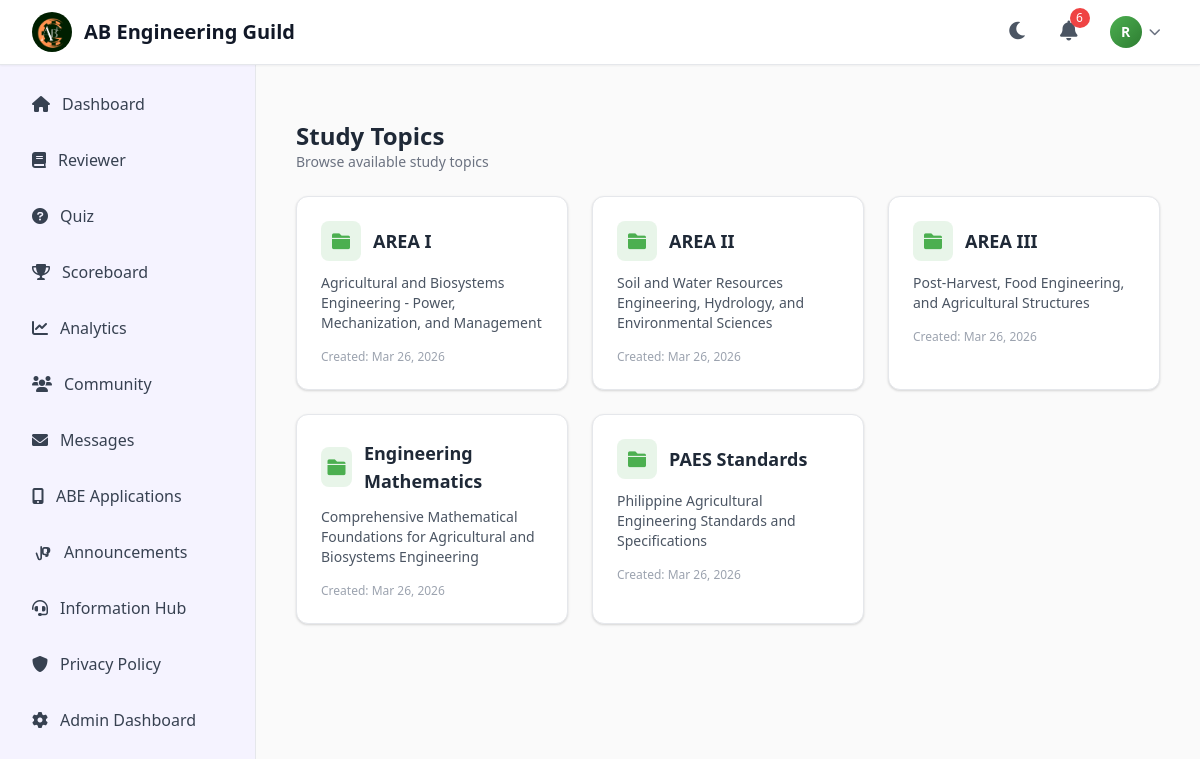
The page /admin/topics (signed in) on the database its author committed.
### app/models.py (models this page shows, shortened)
class User(UserMixin, db.Model):
    __tablename__ = 'user'
    id = db.Column(db.Integer, primary_key=True)
    name = db.Column(db.String(100), nullable=False)
    email = db.Column(db.String(120), unique=True, nullable=False)
    password_hash = db.Column(db.String(128))
    reset_token = db.Column(db.String(100), nullable=True, unique=True)
    reset_token_expiry = db.Column(db.DateTime, nullable=True)
    recovery_key_hash = db.Column(db.String(128), nullable=True)
    profile_picture = db.Column(db.String(255), nullable=True, default='default_profile.png')
    cover_photo = db.Column(db.String(255), nullable=True, default='default_cover.jpg')
    bio = db.Column(db.Text, nullable=True)
    location = db.Column(db.String(100), nullable=True)
    website = db.Column(db.String(200), nullable=True)
    created_at = db.Column(db.DateTime, default=datetime.utcnow)
    is_admin = db.Column(db.Boolean, default=False)
    last_seen = db.Column(db.DateTime, default=datetime.utcnow)
    notification_preferences = db.Column(db.Text, default='{}')
    email_notifications = db.Column(db.Boolean, default=True)
    push_notifications = db.Column(db.Boolean, default=True)
    friends = db.relationship('Friendship',
                            foreign_keys='Friendship.user_id',
                            backref='user', lazy=True)
    friend_of = db.relationship('Friendship',
                              foreign_keys='Friendship.friend_id',
                              backref='friend', lazy=True)
    sent_messages = db.relationship('Message',
                                  foreign_keys='Message.sender_id',
                                  backref='sender', lazy=True)
    received_messages = db.relationship('Message',
                                      foreign_keys='Message.receiver_id',
                                      backref='receiver', lazy=True)
    sent_friend_requests = db.relationship('FriendRequest',
                                         foreign_keys='FriendRequest.sender_id',
                                         backref='sender', lazy=True)
    received_friend_requests = db.relationship('FriendRequest',
                                             foreign_keys='FriendRequest.receiver_id',
                                             backref='receiver', lazy=True)
    study_plans = db.relationship('StudyPlan', backref='user', lazy=True)
    learning_goals = db.relationship('LearningGoal', backref='user', lazy=True)
    posts = db.relationship('Post', backref='author', lazy=True, foreign_keys='Post.user_id')
    comments = db.relationship('Comment', backref='author', lazy=True, foreign_keys='Comment.user_id')
    post_likes = db.relationship('PostLike', backref='user', lazy=True, foreign_keys='PostLike.user_id')
    comment_likes = db.relationship('CommentLike', backref='user', lazy=True, foreign_keys='CommentLike.user_id')
    post_shares = db.relationship('PostShare', backref='user', lazy=True, foreign_keys='PostShare.user_id')
    conversations_as_user1 = db.relationship('Conversation',
                                           foreign_keys='Conversation.user1_id',
                                           backref='user1', lazy=True)
    conversations_as_user2 = db.relationship('Conversation',
                                           foreign_keys='Conversation.user2_id',
                                           backref='user2', lazy=True)
    group_memberships = db.relationship('GroupMember', backref='user', lazy=True)
    def get_unread_notifications_count(self):
        return Notification.query.filter_by(user_id=self.id, is_read=False).count()
    def get_recent_notifications(self, limit=5):
        return Notification.query.filter_by(user_id=self.id).order_by(
            Notification.created_at.desc()
        ).limit(limit).all()

class Topic(db.Model):
    __tablename__ = 'topic'
    id = db.Column(db.Integer, primary_key=True)
    name = db.Column(db.String(100), nullable=False)
    description = db.Column(db.Text)
    icon = db.Column(db.String(50), default='fas fa-folder')
    color = db.Column(db.String(7), default='#4CAF50')
    created_at = db.Column(db.DateTime, default=datetime.utcnow)
    questions = db.relationship('Question', backref='topic', lazy=True)
    materials = db.relationship('StudyMaterial', backref='topic', lazy=True)
    quiz_results = db.relationship('QuizResult', backref='topic', lazy=True)
    posts = db.relationship('Post', backref='topic', lazy=True)

### app/admin/routes.py (the view)
@admin_bp.route('/topics')
@login_required
def manage_topics():
    if not current_user.is_admin:
        flash('Access denied', 'danger')
        return redirect(url_for('main.dashboard'))
    topics = Topic.query.order_by(Topic.id.asc()).all()
    return render_template('admin/manage_topics.html',
                         topics=topics,
                         title='Manage Topics')

### app/models.py (called while the page is built)
@login_manager.user_loader
def load_user(user_id):
    return User.query.get(int(user_id))

    def get_time_ago(self):
        now = datetime.utcnow()
        diff = now - self.created_at
        if diff.days > 0:
            return f"{diff.days}d ago"
        elif diff.seconds > 3600:
            return f"{diff.seconds // 3600}h ago"
        elif diff.seconds > 60:
            return f"{diff.seconds // 60}m ago"
        else:
            return "Just now"

### app/templates/admin/manage_topics.html (shortened to what this page needs)
{% extends "base.html" %}
{% block content %}
<div class="container mx-auto px-4 py-8">
    <div class="flex justify-between items-center mb-6">
        <div>
            <h1 class="text-2xl font-bold text-gray-800">Study Topics</h1>
            <p class="text-gray-500 text-sm">Browse available study topics</p>
        </div>
    </div>
    <div class="grid grid-cols-1 md:grid-cols-2 lg:grid-cols-3 gap-6">
        {% for topic in topics|sort(attribute='id') %}
        <div class="bg-white rounded-xl shadow border overflow-hidden hover:shadow-lg transition-shadow">
            <div class="p-6">
                <div class="flex items-start justify-between mb-3">
                    <div class="flex items-center gap-3">
                        <div class="w-10 h-10 rounded-lg flex items-center justify-center" style="background-color: {{ topic.color }}20">
                            <i class="{{ topic.icon }} text-lg" style="color: {{ topic.color }}"></i>
                        </div>
                        <h3 class="font-bold text-lg text-gray-800">{{ topic.name }}</h3>
                    </div>
                </div>
                {% if topic.name == "AREA I" %}
                <p class="text-gray-600 text-sm mb-4">Agricultural and Biosystems Engineering - Power, Mechanization, and Management</p>
                {% elif topic.name == "AREA II" %}
                <p class="text-gray-600 text-sm mb-4">Soil and Water Resources Engineering, Hydrology, and Environmental Sciences</p>
                {% elif topic.name == "AREA III" %}
                <p class="text-gray-600 text-sm mb-4">Post-Harvest, Food Engineering, and Agricultural Structures</p>
                {% elif topic.name == "Engineering Mathematics" %}
                <p class="text-gray-600 text-sm mb-4">Comprehensive Mathematical Foundations for Agricultural and Biosystems Engineering</p>
                {% elif topic.name == "PAES Standards" %}
                <p class="text-gray-600 text-sm mb-4">Philippine Agricultural Engineering Standards and Specifications</p>
                {% else %}
                <p class="text-gray-600 text-sm mb-4">{{ topic.description or 'No description available' }}</p>
                {% endif %}
                <div class="text-xs text-gray-400">
                    Created: {{ topic.created_at.strftime('%b %d, %Y') }}
                </div>
            </div>
        </div>
        {% endfor %}
    </div>
</div>
{% endblock %}

### app/templates/components/header.html (shortened to what this page needs)
<header class="bg-white shadow-sm border-b border-gray-200 sticky top-0 z-40">
    <div class="w-full px-4 sm:px-6 lg:px-8">
        <div class="flex justify-between items-center h-16">
            <div class="flex items-center">
                <div class="flex-shrink-0">
                    <div class="w-10 h-10 rounded-full flex items-center justify-center overflow-hidden">
                        <img src="{{ url_for('static', filename='img/logo.png') }}"
                             class="w-full h-full object-cover" alt="AB Engineering Guild">
                    </div>
                </div>
                <div class="flex-shrink-0 ml-3">
                    <h1 class="text-xl font-bold text-gray-900">AB Engineering Guild</h1>
                </div>
            </div>
            <div class="flex items-center space-x-4">
    <button id="darkModeToggle"
            class="p-2 text-gray-600 hover:text-gray-800 dark:text-gray-400 dark:hover:text-gray-200 transition-colors duration-200 rounded-lg hover:bg-gray-100 dark:hover:bg-gray-700">
        <i id="darkModeIcon" class="fas fa-moon text-xl"></i>
    </button>
                <div class="relative" x-data="{ open: false }">
                    <button @click="open = !open"
                            class="p-2 text-gray-600 hover:text-gray-800 transition-colors duration-200 relative">
                        <i class="fas fa-bell text-xl"></i>
                        {% if current_user.get_unread_notifications_count() > 0 %}
                            <span class="notification-badge absolute -top-1 -right-1 bg-red-500 text-white text-xs rounded-full h-5 w-5 flex items-center justify-center">
                                {{ current_user.get_unread_notifications_count() }}
                            </span>
                        {% endif %}
                    </button>
                </div>
                <div class="relative" id="header-user-dropdown">
                    <button class="flex items-center space-x-2 p-2 text-gray-600 hover:text-gray-800 transition-colors duration-200"
                            id="header-dropdown-trigger">
                        <div class="w-8 h-8 rounded-full flex items-center justify-center flex-shrink-0 overflow-hidden" style="background: linear-gradient(135deg, #4CAF50 0%, #2E7D32 100%);">
                            {% if current_user.profile_picture and current_user.profile_picture != 'default_profile.png' %}
                            <img src="{{ url_for('static', filename='uploads/profile_pictures/' + current_user.profile_picture) }}"
                                 class="w-8 h-8 rounded-full object-cover">
                            {% else %}
                            <span class="text-white text-sm font-semibold">
                                {{ current_user.name[0]|upper if current_user.name else 'U' }}
                            </span>
                            {% endif %}
                        </div>
                        <i class="fas fa-chevron-down text-xs text-gray-500"></i>
                    </button>
                </div>
            </div>
        </div>
    </div>
</header>

### app/templates/base.html (style rules this page uses)
html, body { margin: 0; padding: 0; }
html { background-color: #0f0f1a !important; }
body { background-color: #0f0f1a !important; }
*, *::before, *::after { transition-property: none !important; }
html.light-mode, html.light-mode body { background-color: #fafafa !important; }
* { transition-property: none !important; }
:root { --lavender-light: #f5f3ff; --lavender-medium: #ede9fe; --lavender-dark: #ddd6fe; --peach-accent: #fed7aa; --blue-accent: #93c5fd; --purple-accent: #c4b5fd; }
body { background-color: inherit; }
html.light-mode body { background-color: #fafafa; }
.sticky { position: sticky; top: 1.5rem; }

### rows shown on the page
User: name "R"
Topic: name "AREA I", shows "Agricultural and Biosystems Engineering - Power, Mechanization, and Management", created_at "Mar 26, 2026"
Topic: name "AREA II", shows "Soil and Water Resources Engineering, Hydrology, and Environmental Sciences", created_at "Mar 26, 2026"
Topic: name "AREA III", shows "Post-Harvest, Food Engineering, and Agricultural Structures", created_at "Mar 26, 2026"
Topic: name "Engineering Mathematics", shows "Comprehensive Mathematical Foundations for Agricultural and Biosystems Engineering", created_at "Mar 26, 2026"
Topic: name "PAES Standards", shows "Philippine Agricultural Engineering Standards and Specifications", created_at "Mar 26, 2026"

### other values the page prints
{{ current_user.get_unread_notifications_count() }} "6"
